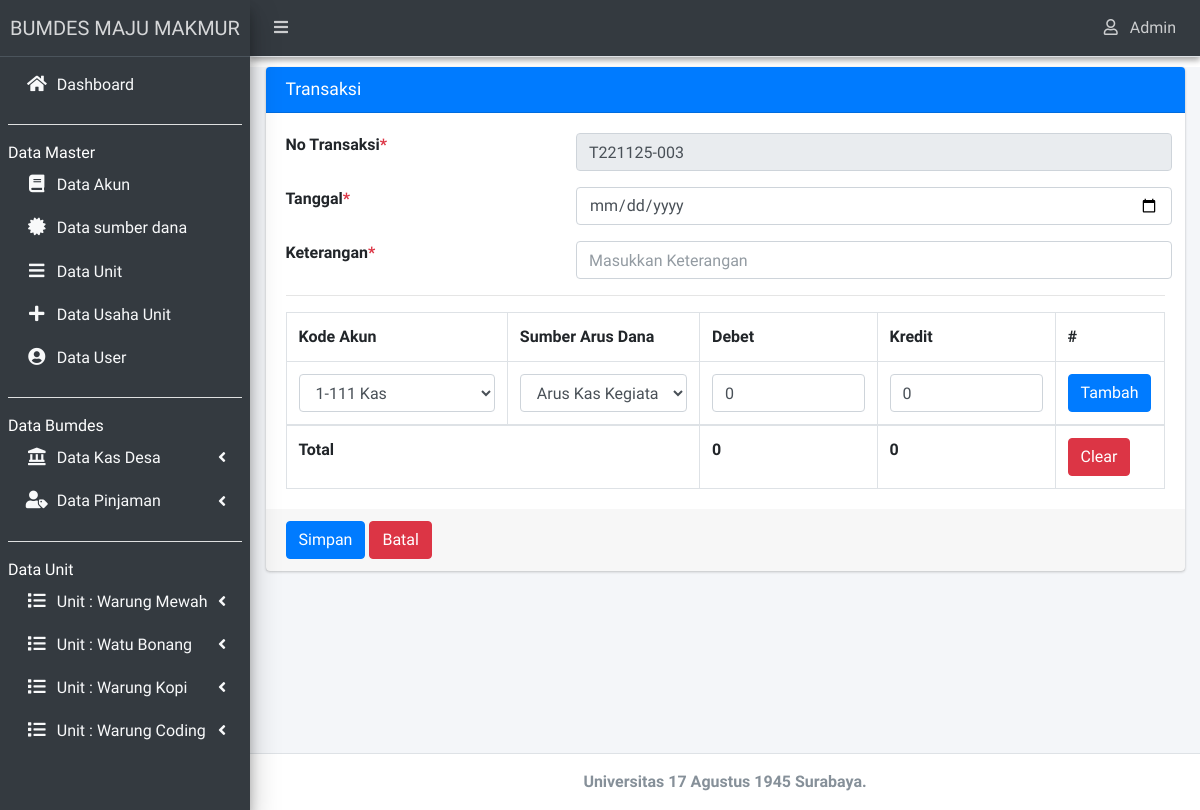
The page /admin/index.php?hal=tambah_kas (signed in) on the database its author committed.
### tables this page shows
CREATE TABLE `tb_unit` (
  `id_unit` int(11) NOT NULL,
  `nama_unit` varchar(30) DEFAULT NULL
);

### setting/crud.php (called while the page is built, shortened)
<?php
function KodeOtomatis($conn,$tabel, $id, $inisial, $index, $panjang)
{
  $query	= "SELECT max(".$id.") as max_id FROM `".$tabel."` WHERE ".$id." LIKE '".$inisial."%'";
  $data		= $conn->query($query)->fetch_array();
  $id_max	= $data['max_id'];
  if($index=='' && $panjang=='')
  {
	$no_urut	= (int) $id_max;
  }else if($index!='' && $panjang==''){
	$no_urut    = (int) substr($id_max, $index);
  }else{
	$no_urut	= (int) substr($id_max, $index, $panjang);
  }
  $no_urut	= $no_urut + 1;
  if($index=='' && $panjang=='')
  {
	  $id_baru  = $no_urut;
  }else if($index!='' && $panjang==''){
	  $id_baru  = $inisial . $no_urut;
  }else{
	  $id_baru	= $inisial . sprintf("%0$panjang"."s", $no_urut);
  }
  return $id_baru;
}
?>

### admin/tambah_kas.php (the view, shortened to what this page needs)
<?php
$tgl=date('ymd');
$id_transaksi=KodeOtomatis($mysqli,"tb_kas","id_transaksi","T$tgl-",8,3);
if(isset($_GET['get'])){
  $tanggal=$_SESSION['tanggal'];
  $keterangan=$_SESSION['keterangan'];
}else{
  $tanggal='';
  $keterangan='';
}
?>
<section class="content" style="margin-top: 10px;">
  <div class="container-fluid">
    <div class="row">
      <div class="col-md-12">
        <div class="card card-primary">
          <div class="card-header">
            <h3 class="card-title">Transaksi</h3>
          </div>
          <form role="form" id="quickForm" action="operasi_crud/kas/store.php" method="post">
            <div class="card-body">
              <div class="form-group row">
                <label for="nama" class="col-sm-4">No Transaksi<span class="text-danger">*</span> </label>
                <input type="text" name="id_transaksi" class="form-control col-sm-8" value="<?=@$id_transaksi?>" placeholder="No Transaksi" readonly>
              </div>
              <div class="form-group row">
                <label for="nama" class="col-sm-4">Tanggal<span class="text-danger">*</span></label>
                <input type="date" name="tanggal" class="form-control col-sm-8" value="<?=@$tanggal?>" max="<?=date('Y-m-d')?>" required="">
              </div>
              <div class="form-group row">
                <label for="nama" class="col-sm-4">Keterangan<span class="text-danger">*</span></label>
                <input type="text" name="keterangan" class="form-control col-sm-8" value="<?=@$keterangan?>" placeholder="Masukkan Keterangan" required="">
              </div>
              <hr>
              <table class="table table-bordered table-hover">
                <tr id="input">
                  <th> Kode Akun</th>
                  <th> Sumber Arus Dana</th>
                  <th> Debet</th>
                  <th> Kredit</th>
                  <th>#</th>
                </tr>
                <tr>
                  <th>
                    <select class="form-control select2" name="id_akun">
                    <?php
                      $query="SELECT * from tb_akun";
                      $result=$mysqli->query($query);
                      $num_result=$result->num_rows;
                      if ($num_result > 0 ) {
                          while ($data=mysqli_fetch_assoc($result)) { ?>
                            <option value="<?=$data['kode_akun']?>"><?=$data['kode_akun'].' '.$data['nama_akun']?></option>
                          <?php }
                      }
                    ?>
                  </select>
                </th>
                <th>
                  <select name="sumber" id="sumber" class="form-control select2">
                    <?php
                      $query = "SELECT * FROM tb_index";
                      $result = $mysqli->query($query);
                      $num_result = $result->num_rows;
                      if($num_result > 0) {
                        while($data = mysqli_fetch_assoc($result)){
                    ?>
                        <option value="<?= $data['id_index']; ?>"><?= $data['keterangan'] ?></option>
                    <?php
                        }
                      }
                    ?>
                  </select>
                </th>
              <th><input type="number" class="form-control" name="debet" value="0" min="0"></th>
              <th><input type="number" class="form-control" name="kredit" value="0" min="0"></th>
              <th><input type="submit" name="tambah" class="btn btn-primary" value="Tambah"></th>
            </tr>
              <?php
              $debitall=0;
              $kreditall=0;
                ?>
            <tr>
              <th colspan="2">Total</th>
              <th><?=number_format($debitall,0)?></th>
              <th><?=number_format($kreditall,0)?></th>
              <th> <a class="btn btn-danger" title="Hapus Semua" href="operasi_crud/kas/store.php?hapusall=1; ?>"
                onclick="return confirm('Apakah anda yakin akan menghapus semua transaksi ?')">Clear</a></th>
              </table>
            </div>
            <div class="card-footer">
              <input type="submit" name="simpan" class="btn btn-primary" value="Simpan">
              <a href="?hal=kas" class="btn btn-danger">Batal</a>
            </div>
          </form>
        </div>
      </div>
    </div>
  </div>
</section>

### admin/_menu.php (shortened to what this page needs)
<li class="nav-item">
	<a href="?hal=beranda" class="nav-link text-light">
		<i class="nav-icon fas fa-home"></i>
		<p> Dashboard </p>
	</a>
</li>
<?php if($_SESSION['level_user']=='Admin' || $_SESSION['level_user']=='Bendahara'){ ?>
	<li class="nav-item">
		<hr class="bg-gradient-light">
	</li>
	<div class="sidebar-heading text-white">Data Master</div>
    <li class="nav-item">
		<a class="nav-link text-light" href="?hal=akun">
			<i class="fa fa-book nav-icon"></i>
			<p>Data Akun</p>
		</a>
    </li>
    <li class="nav-item">
		<a class="nav-link text-light" href="?hal=ind">
			<i class="fa fa-certificate nav-icon"></i>
			<p>Data sumber dana</p>
		</a>
    </li>
    <li class="nav-item">
		<a class="nav-link text-light" href="?hal=unit" >
			<i class="fa fa-bars nav-icon"></i>
			<p>Data Unit</p>
		</a>
    </li>
    <li class="nav-item">
		<a class="nav-link text-light" href="?hal=kegiatan">
			<i class="fa fa-plus nav-icon"></i>
			<p>Data Usaha Unit</p>
		</a>
    </li>
    <li class="nav-item">
		<a class="nav-link text-light" href="?hal=user">
			<i class="fa fa-user-circle nav-icon"></i>
			<p>Data User</p>
		</a>
    </li>
	<li class="nav-item">
		<hr class="bg-gradient-light">
	</li>
	<div class="sidebar-heading text-white">Data Bumdes</div>
	<li class="nav-item">
		<a href="#" class="nav-link text-light">
			<i class="fas fa-solid fa-landmark nav-icon"></i>
			<p> Data Kas Desa <i class="fas fa-angle-left right"></i></p>
		</a>
    </li>
	<li class="nav-item">
		<a href="#" class="nav-link text-light">
			<i class="fas fa-solid fa-user-tag nav-icon"></i>
			<p>
			Data Pinjaman
			<i class="fas fa-angle-left right"></i>
			</p>
		</a>
    </li>
<?php } else if (isset($_SESSION['level_user'])=="Kepala Desa") { ?>
	<li class="nav-item has-treeview">
			<a href="#" class="nav-link text-light">
				<i class="nav-icon fas fa-list"></i>
				<p>
					Data Bumdes
					<i class="fas fa-angle-left right"></i>
				</p>
			</a>
			<ul class="nav nav-treeview text-light">
				<li class="nav-item">
					<a href="?hal=lap_buku_besar_kas" class="nav-link text-light">
						<i class="fa fa-bookmark nav-icon"></i>
						<p>Buku Besar</p>
					</a>
				</li>
				<li class="nav-item">
					<a href="?hal=lap_arus_kas_desa" class="nav-link text-light">
						<i class="fa fa-angle-double-right nav-icon"></i>
						<p>Arus Kas</p>
					</a>
				</li>
				<li class="nav-item">
					<a href="?hal=lap_neraca_kas" class="nav-link text-light">
						<i class="fa fa-balance-scale nav-icon"></i>
						<p>Neraca</p>
					</a>
				</li>
			</ul>
		</li>
<?php } ?>
<li class="nav-item">
	<hr class="bg-light">
</li>
<div class="sidebar-heading text-white">Data Unit</div>
<?php
$query="SELECT * from tb_unit";
$result=$mysqli->query($query);
$num_result=$result->num_rows;
if ($num_result > 0 ) {
	while ($data=mysqli_fetch_assoc($result)) {
		extract($data);  ?>
		<li class="nav-item has-treeview">
			<a href="#" class="nav-link text-light">
				<i class="nav-icon fas fa-list"></i>
				<p>
					Unit : <?=$nama_unit;?>
					<i class="fas fa-angle-left right"></i>
				</p>
			</a>
		</li>
		<?php } } ?>

### rows shown on the page
tb_unit: nama_unit "Warung Mewah"
tb_unit: nama_unit "Watu Bonang"
tb_unit: nama_unit "Warung Kopi"
tb_unit: nama_unit "Warung Coding"

### other values the page prints
$_SESSION['level_user'] "Admin"
$debitall "0"
$kreditall "0"
form field id_akun "1-111 Kas"
form field sumber "Arus Kas Kegiatan Operasi"
